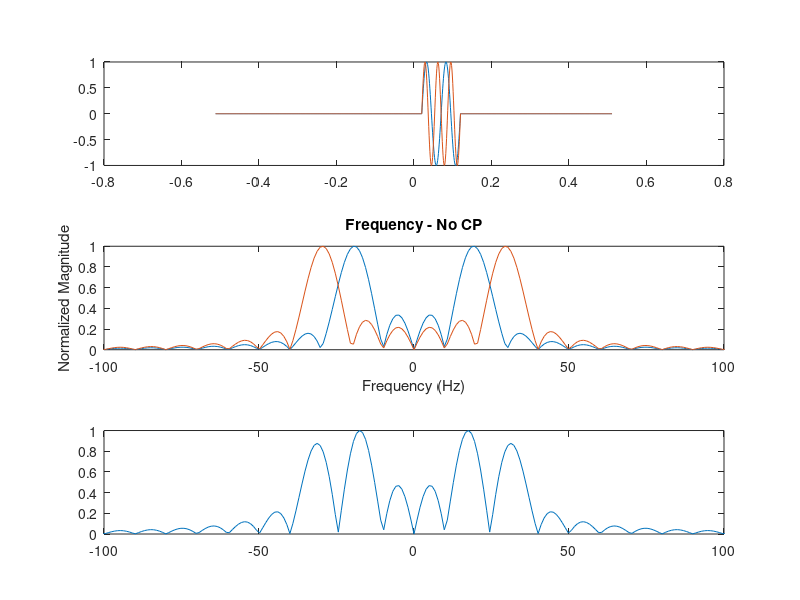
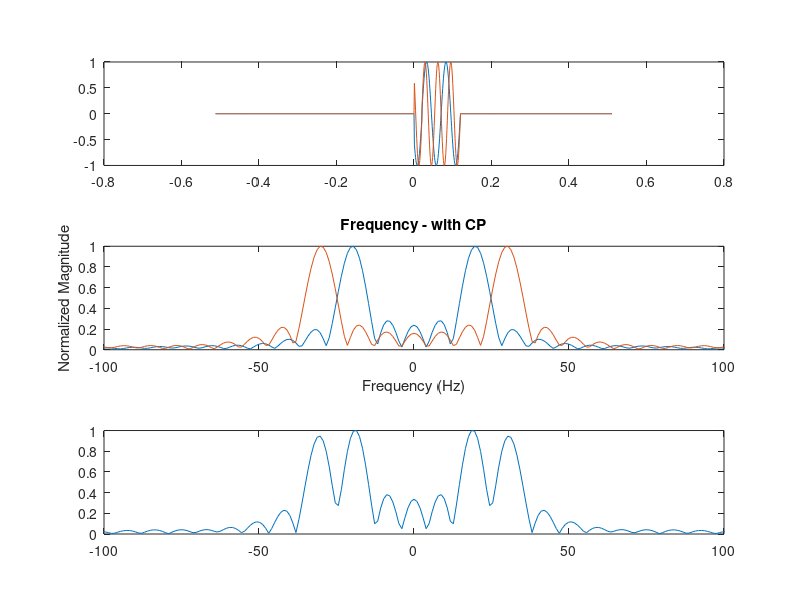

MATLAB code for these plots, in order:
clc;
clear;
close all;

% 定义时域样本点数量和采样间隔
N = 1024; % 样本数量
T = 1/1000; % 采样间隔，对应1000Hz的采样频率


%% 创建时域矩形信号 (boxcar function)
t = (-N/2:N/2-1)*T; % 时域坐标（考虑到对称性和0频分量位置）
rect_width = 100*T; % 矩形信号的宽度，例如100个采样间隔
rect_win = double(abs(t) < rect_width/2); % 生成矩形波形
% use 20 dot for cp.
rect_win = circshift(rect_win, 70);
% plot(t, rect_win);
rect_win2 = circshift(rect_win, 100);

% 对 sin 函数加矩形窗
f = 20;
rect_sin_signal1 = sin((t-0.02)*f*2*pi).*rect_win;
rect_sin_signal2 = sin((t-0.02)*1.5*f*2*pi).*rect_win;

%% 不加 CP 时
figure(1);
subplot(3,1,1);
plot(t, rect_sin_signal1);
hold on;
plot(t, rect_sin_signal2);

% 使用FFT将时域信号转换到频域
X_rect_sin1 = fft(rect_sin_signal1); % 进行FFT
X_rect_sin_shifted1 = fftshift(X_rect_sin1); % 频域信号以0Hz为中心（将直流分量移到中央）
X_rect_sin2 = fft(rect_sin_signal2); % 进行FFT
X_rect_sin_shifted2 = fftshift(X_rect_sin2); % 频域信号以0Hz为中心（将直流分量移到中央）

% 绘制频域信号
subplot(3,1,2);
Xf = (-N/2:N/2-1)*(1/(T*N)); % 频率坐标
plot(Xf, abs(X_rect_sin_shifted1) / max(abs(X_rect_sin_shifted1))); % 取模并正规化至0至1
hold on;
plot(Xf, abs(X_rect_sin_shifted2) / max(abs(X_rect_sin_shifted2))); % 取模并正规化至0至1

title('Frequency - No CP');
xlabel('Frequency (Hz)');
ylabel('Normalized Magnitude');
xlim([-100, 100]);

subplot(3,1,3);
rect_sin_signal = rect_sin_signal1 + rect_sin_signal2;
X_rect_sin = fft(rect_sin_signal); % 进行FFT
X_rect_sin_shifted = fftshift(X_rect_sin); % 频域信号以0Hz为中心（将直流分量移到中央）
Xf = (-N/2:N/2-1)*(1/(T*N)); % 频率坐标
plot(Xf, abs(X_rect_sin_shifted) / max(abs(X_rect_sin_shifted))); % 取模并正规化至0至1
xlim([-100, 100]);

%% 加 CP 时
add_cp_signal1 = rect_sin_signal1;
add_cp_signal1(514:533) = rect_sin_signal1(613:632);
add_cp_signal2 = rect_sin_signal2;
add_cp_signal2(514:533) = rect_sin_signal2(613:632);

figure(2);
subplot(3,1,1);
plot(t, add_cp_signal1);
hold on;
plot(t, add_cp_signal2);

% 使用FFT将时域信号转换到频域
X_cp1 = fft(add_cp_signal1); % 进行FFT
X_cp_shifted1 = fftshift(X_cp1); % 频域信号以0Hz为中心（将直流分量移到中央）
X_cp2 = fft(add_cp_signal2); % 进行FFT
X_cp_shifted2 = fftshift(X_cp2); % 频域信号以0Hz为中心（将直流分量移到中央）

% 绘制频域信号
subplot(3,1,2);
Xf = (-N/2:N/2-1)*(1/(T*N)); % 频率坐标
plot(Xf, abs(X_cp_shifted1) / max(abs(X_cp_shifted1))); % 取模并正规化至0至1
hold on;
Xf = (-N/2:N/2-1)*(1/(T*N)); % 频率坐标
plot(Xf, abs(X_cp_shifted2) / max(abs(X_cp_shifted2))); % 取模并正规化至0至1
title('Frequency - with CP');
xlabel('Frequency (Hz)');
ylabel('Normalized Magnitude');
xlim([-100, 100]);

subplot(3,1,3);
add_cp_signal = add_cp_signal1 + add_cp_signal2;
X_cp = fft(add_cp_signal); % 进行FFT
X_cp_shifted = fftshift(X_cp); % 频域信号以0Hz为中心（将直流分量移到中央）
Xf = (-N/2:N/2-1)*(1/(T*N)); % 频率坐标
plot(Xf, abs(X_cp_shifted) / max(abs(X_cp_shifted))); % 取模并正规化至0至1
xlim([-100, 100]);
